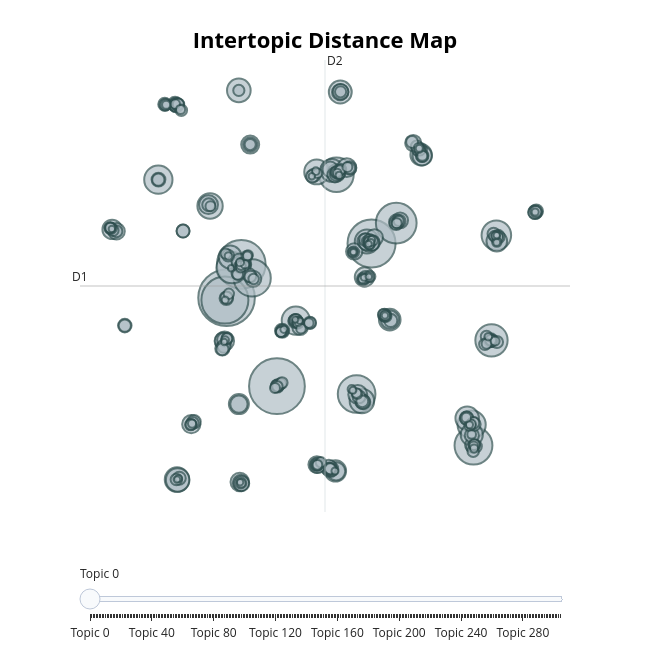

This figure's notebook cell:
### Markdown cell above
## BERTopic

### Code cell
%load_ext cuml.accel

from bertopic import BERTopic
from hdbscan import HDBSCAN
from umap import UMAP
from datasets import load_dataset

# Load IMDb reviews dataset
dataset = load_dataset("imdb", split="train")
docs = dataset["text"]  # List of text documents

# Create instances of GPU-accelerated UMAP and HDBSCAN
umap_model = UMAP(n_components=5, n_neighbors=15, min_dist=0.0)
hdbscan_model = HDBSCAN(min_samples=10, gen_min_span_tree=True, prediction_data=True)

# Pass the above models to be used in BERTopic
topic_model = BERTopic(umap_model=umap_model, hdbscan_model=hdbscan_model)
topics, probs = topic_model.fit_transform(docs)

# Visualize the topics
topic_model.visualize_topics()

### Figure 1 — Plotly figure (JSON) as saved in the notebook; plotly's stock layout.template omitted (floating-point values rounded to 4 significant figures; data arrays with more than 128 entries replaced by an {"elided": "..."} marker saying what was removed)
{"data": [{"customdata": {"elided": "305x3 mixed values"}, "hovertemplate": "<b>Topic %{customdata[0]}</b><br>%{customdata[1]}<br>Size: %{customdata[2]}", "legendgroup": "", "marker": {"color": "#B0BEC5", "line": {"color": "DarkSlateGrey", "width": 2}, "size": {"elided": "305 int values"}, "sizemode": "area", "sizeref": 0.24, "symbol": "circle"}, "mode": "markers", "name": "", "orientation": "v", "showlegend": false, "type": "scatter", "x": {"elided": "305 float values"}, "xaxis": "x", "y": {"elided": "305 float values"}, "yaxis": "y"}], "layout": {"annotations": [{"showarrow": false, "text": "D1", "x": -13.43, "y": 0.4734, "yshift": 10}, {"showarrow": false, "text": "D2", "x": 0.7835, "xshift": 10, "y": 16.01}], "height": 650, "hoverlabel": {"bgcolor": "white", "font": {"family": "Rockwell", "size": 16}}, "legend": {"itemsizing": "constant", "tracegroupgap": 0}, "margin": {"t": 60}, "shapes": [{"line": {"color": "#CFD8DC", "width": 2}, "type": "line", "x0": 0.7835, "x1": 0.7835, "y0": -15.06, "y1": 16.01}, {"line": {"color": "#9E9E9E", "width": 2}, "type": "line", "x0": -13.43, "x1": 14.99, "y0": 0.4734, "y1": 0.4734}], "sliders": [{"active": 0, "pad": {"t": 50}, "steps": [{"args": [{"marker.color": {"elided": "1x305 str values"}}], "label": "Topic 0", "method": "update"}, {"args": [{"marker.color": {"elided": "1x305 str values"}}], "label": "Topic 1", "method": "update"}, {"args": [{"marker.color": {"elided": "1x305 str values"}}], "label": "Topic 2", "method": "update"}, {"args": [{"marker.color": {"elided": "1x305 str values"}}], "label": "Topic 3", "method": "update"}, {"args": [{"marker.color": {"elided": "1x305 str values"}}], "label": "Topic 4", "method": "update"}, {"args": [{"marker.color": {"elided": "1x305 str values"}}], "label": "Topic 5", "method": "update"}, {"args": [{"marker.color": {"elided": "1x305 str values"}}], "label": "Topic 6", "method": "update"}, {"args": [{"marker.color": {"elided": "1x305 str values"}}], "label": "Topic 7", "method": "update"}, {"args": [{"marker.color": {"elided": "1x305 str values"}}], "label": "Topic 8", "method": "update"}, {"args": [{"marker.color": {"elided": "1x305 str values"}}], "label": "Topic 9", "method": "update"}, {"args": [{"marker.color": {"elided": "1x305 str values"}}], "label": "Topic 10", "method": "update"}, {"args": [{"marker.color": {"elided": "1x305 str values"}}], "label": "Topic 11", "method": "update"}, {"args": [{"marker.color": {"elided": "1x305 str values"}}], "label": "Topic 12", "method": "update"}, {"args": [{"marker.color": {"elided": "1x305 str values"}}], "label": "Topic 13", "method": "update"}, {"args": [{"marker.color": {"elided": "1x305 str values"}}], "label": "Topic 14", "method": "update"}, {"args": [{"marker.color": {"elided": "1x305 str values"}}], "label": "Topic 15", "method": "update"}, {"args": [{"marker.color": {"elided": "1x305 str values"}}], "label": "Topic 16", "method": "update"}, {"args": [{"marker.color": {"elided": "1x305 str values"}}], "label": "Topic 17", "method": "update"}, {"args": [{"marker.color": {"elided": "1x305 str values"}}], "label": "Topic 18", "method": "update"}, {"args": [{"marker.color": {"elided": "1x305 str values"}}], "label": "Topic 19", "method": "update"}, {"args": [{"marker.color": {"elided": "1x305 str values"}}], "label": "Topic 20", "method": "update"}, {"args": [{"marker.color": {"elided": "1x305 str values"}}], "label": "Topic 21", "method": "update"}, {"args": [{"marker.color": {"elided": "1x305 str values"}}], "label": "Topic 22", "method": "update"}, {"args": [{"marker.color": {"elided": "1x305 str values"}}], "label": "Topic 23", "method": "update"}, {"args": [{"marker.color": {"elided": "1x305 str values"}}], "label": "Topic 24", "method": "update"}, {"args": [{"marker.color": {"elided": "1x305 str values"}}], "label": "Topic 25", "method": "update"}, {"args": [{"marker.color": {"elided": "1x305 str values"}}], "label": "Topic 26", "method": "update"}, {"args": [{"marker.color": {"elided": "1x305 str values"}}], "label": "Topic 27", "method": "update"}, {"args": [{"marker.color": {"elided": "1x305 str values"}}], "label": "Topic 28", "method": "update"}, {"args": [{"marker.color": {"elided": "1x305 str values"}}], "label": "Topic 29", "method": "update"}, {"args": [{"marker.color": {"elided": "1x305 str values"}}], "label": "Topic 30", "method": "update"}, {"args": [{"marker.color": {"elided": "1x305 str values"}}], "label": "Topic 31", "method": "update"}, {"args": [{"marker.color": {"elided": "1x305 str values"}}], "label": "Topic 32", "method": "update"}, {"args": [{"marker.color": {"elided": "1x305 str values"}}], "label": "Topic 33", "method": "update"}, {"args": [{"marker.color": {"elided": "1x305 str values"}}], "label": "Topic 34", "method": "update"}, {"args": [{"marker.color": {"elided": "1x305 str values"}}], "label": "Topic 35", "method": "update"}, {"args": [{"marker.color": {"elided": "1x305 str values"}}], "label": "Topic 36", "method": "update"}, {"args": [{"marker.color": {"elided": "1x305 str values"}}], "label": "Topic 37", "method": "update"}, {"args": [{"marker.color": {"elided": "1x305 str values"}}], "label": "Topic 38", "method": "update"}, {"args": [{"marker.color": {"elided": "1x305 str values"}}], "label": "Topic 39", "method": "update"}, {"args": [{"marker.color": {"elided": "1x305 str values"}}], "label": "Topic 40", "method": "update"}, {"args": [{"marker.color": {"elided": "1x305 str values"}}], "label": "Topic 41", "method": "update"}, {"args": [{"marker.color": {"elided": "1x305 str values"}}], "label": "Topic 42", "method": "update"}, {"args": [{"marker.color": {"elided": "1x305 str values"}}], "label": "Topic 43", "method": "update"}, {"args": [{"marker.color": {"elided": "1x305 str values"}}], "label": "Topic 44", "method": "update"}, {"args": [{"marker.color": {"elided": "1x305 str values"}}], "label": "Topic 45", "method": "update"}, {"args": [{"marker.color": {"elided": "1x305 str values"}}], "label": "Topic 46", "method": "update"}, {"args": [{"marker.color": {"elided": "1x305 str values"}}], "label": "Topic 47", "method": "update"}, {"args": [{"marker.color": {"elided": "1x305 str values"}}], "label": "Topic 48", "method": "update"}, {"args": [{"marker.color": {"elided": "1x305 str values"}}], "label": "Topic 49", "method": "update"}, {"args": [{"marker.color": {"elided": "1x305 str values"}}], "label": "Topic 50", "method": "update"}, {"args": [{"marker.color": {"elided": "1x305 str values"}}], "label": "Topic 51", "method": "update"}, {"args": [{"marker.color": {"elided": "1x305 str values"}}], "label": "Topic 52", "method": "update"}, {"args": [{"marker.color": {"elided": "1x305 str values"}}], "label": "Topic 53", "method": "update"}, {"args": [{"marker.color": {"elided": "1x305 str values"}}], "label": "Topic 54", "method": "update"}, {"args": [{"marker.color": {"elided": "1x305 str values"}}], "label": "Topic 55", "method": "update"}, {"args": [{"marker.color": {"elided": "1x305 str values"}}], "label": "Topic 56", "method": "update"}, {"args": [{"marker.color": {"elided": "1x305 str values"}}], "label": "Topic 57", "method": "update"}, {"args": [{"marker.color": {"elided": "1x305 str values"}}], "label": "Topic 58", "method": "update"}, {"args": [{"marker.color": {"elided": "1x305 str values"}}], "label": "Topic 59", "method": "update"}, {"args": [{"marker.color": {"elided": "1x305 str values"}}], "label": "Topic 60", "method": "update"}, {"args": [{"marker.color": {"elided": "1x305 str values"}}], "label": "Topic 61", "method": "update"}, {"args": [{"marker.color": {"elided": "1x305 str values"}}], "label": "Topic 62", "method": "update"}, {"args": [{"marker.color": {"elided": "1x305 str values"}}], "label": "Topic 63", "method": "update"}, {"args": [{"marker.color": {"elided": "1x305 str values"}}], "label": "Topic 64", "method": "update"}, {"args": [{"marker.color": {"elided": "1x305 str values"}}], "label": "Topic 65", "method": "update"}, {"args": [{"marker.color": {"elided": "1x305 str values"}}], "label": "Topic 66", "method": "update"}, {"args": [{"marker.color": {"elided": "1x305 str values"}}], "label": "Topic 67", "method": "update"}, {"args": [{"marker.color": {"elided": "1x305 str values"}}], "label": "Topic 68", "method": "update"}, {"args": [{"marker.color": {"elided": "1x305 str values"}}], "label": "Topic 69", "method": "update"}, {"args": [{"marker.color": {"elided": "1x305 str values"}}], "label": "Topic 70", "method": "update"}, {"args": [{"marker.color": {"elided": "1x305 str values"}}], "label": "Topic 71", "method": "update"}, {"args": [{"marker.color": {"elided": "1x305 str values"}}], "label": "Topic 72", "method": "update"}, {"args": [{"marker.color": {"elided": "1x305 str values"}}], "label": "Topic 73", "method": "update"}, {"args": [{"marker.color": {"elided": "1x305 str values"}}], "label": "Topic 74", "method": "update"}, {"args": [{"marker.color": {"elided": "1x305 str values"}}], "label": "Topic 75", "method": "update"}, {"args": [{"marker.color": {"elided": "1x305 str values"}}], "label": "Topic 76", "method": "update"}, {"args": [{"marker.color": {"elided": "1x305 str values"}}], "label": "Topic 77", "method": "update"}, {"args": [{"marker.color": {"elided": "1x305 str values"}}], "label": "Topic 78", "method": "update"}, {"args": [{"marker.color": {"elided": "1x305 str values"}}], "label": "Topic 79", "method": "update"}, {"args": [{"marker.color": {"elided": "1x305 str values"}}], "label": "Topic 80", "method": "update"}, {"args": [{"marker.color": {"elided": "1x305 str values"}}], "label": "Topic 81", "method": "update"}, {"args": [{"marker.color": {"elided": "1x305 str values"}}], "label": "Topic 82", "method": "update"}, {"args": [{"marker.color": {"elided": "1x305 str values"}}], "label": "Topic 83", "method": "update"}, {"args": [{"marker.color": {"elided": "1x305 str values"}}], "label": "Topic 84", "method": "update"}, {"args": [{"marker.color": {"elided": "1x305 str values"}}], "label": "Topic 85", "method": "update"}, {"args": [{"marker.color": {"elided": "1x305 str values"}}], "label": "Topic 86", "method": "update"}, {"args": [{"marker.color": {"elided": "1x305 str values"}}], "label": "Topic 87", "method": "update"}, {"args": [{"marker.color": {"elided": "1x305 str values"}}], "label": "Topic 88", "method": "update"}, {"args": [{"marker.color": {"elided": "1x305 str values"}}], "label": "Topic 89", "method": "update"}, {"args": [{"marker.color": {"elided": "1x305 str values"}}], "label": "Topic 90", "method": "update"}, {"args": [{"marker.color": {"elided": "1x305 str values"}}], "label": "Topic 91", "method": "update"}, {"args": [{"marker.color": {"elided": "1x305 str values"}}], "label": "Topic 92", "method": "update"}, {"args": [{"marker.color": {"elided": "1x305 str values"}}], "label": "Topic 93", "method": "update"}, {"args": [{"marker.color": {"elided": "1x305 str values"}}], "label": "Topic 94", "method": "update"}, {"args": [{"marker.color": {"elided": "1x305 str values"}}], "label": "Topic 95", "method": "update"}, {"args": [{"marker.color": {"elided": "1x305 str values"}}], "label": "Topic 96", "method": "update"}, {"args": [{"marker.color": {"elided": "1x305 str values"}}], "label": "Topic 97", "method": "update"}, {"args": [{"marker.color": {"elided": "1x305 str values"}}], "label": "Topic 98", "method": "update"}, {"args": [{"marker.color": {"elided": "1x305 str values"}}], "label": "Topic 99", "method": "update"}, {"args": [{"marker.color": {"elided": "1x305 str values"}}], "label": "Topic 100", "method": "update"}, {"args": [{"marker.color": {"elided": "1x305 str values"}}], "label": "Topic 101", "method": "update"}, {"args": [{"marker.color": {"elided": "1x305 str values"}}], "label": "Topic 102", "method": "update"}, {"args": [{"marker.color": {"elided": "1x305 str values"}}], "label": "Topic 103", "method": "update"}, {"args": [{"marker.color": {"elided": "1x305 str values"}}], "label": "Topic 104", "method": "update"}, {"args": [{"marker.color": {"elided": "1x305 str values"}}], "label": "Topic 105", "method": "update"}, {"args": [{"marker.color": {"elided": "1x305 str values"}}], "label": "Topic 106", "method": "update"}, {"args": [{"marker.color": {"elided": "1x305 str values"}}], "label": "Topic 107", "method": "update"}, {"args": [{"marker.color": {"elided": "1x305 str values"}}], "label": "Topic 108", "method": "update"}, {"args": [{"marker.color": {"elided": "1x305 str values"}}], "label": "Topic 109", "method": "update"}, {"args": [{"marker.color": {"elided": "1x305 str values"}}], "label": "Topic 110", "method": "update"}, {"args": [{"marker.color": {"elided": "1x305 str values"}}], "label": "Topic 111", "method": "update"}, {"args": [{"marker.color": {"elided": "1x305 str values"}}], "label": "Topic 112", "method": "update"}, {"args": [{"marker.color": {"elided": "1x305 str values"}}], "label": "Topic 113", "method": "update"}, {"args": [{"marker.color": {"elided": "1x305 str values"}}], "label": "Topic 114", "method": "update"}, {"args": [{"marker.color": {"elided": "1x305 str values"}}], "label": "Topic 115", "method": "update"}, {"args": [{"marker.color": {"elided": "1x305 str values"}}], "label": "Topic 116", "method": "update"}, {"args": [{"marker.color": {"elided": "1x305 str values"}}], "label": "Topic 117", "method": "update"}, {"args": [{"marker.color": {"elided": "1x305 str values"}}], "label": "Topic 118", "method": "update"}, {"args": [{"marker.color": {"elided": "1x305 str values"}}], "label": "Topic 119", "method": "update"}, {"args": [{"marker.color": {"elided": "1x305 str values"}}], "label": "Topic 120", "method": "update"}, {"args": [{"marker.color": {"elided": "1x305 str values"}}], "label": "Topic 121", "method": "update"}, {"args": [{"marker.color": {"elided": "1x305 str values"}}], "label": "Topic 122", "method": "update"}, {"args": [{"marker.color": {"elided": "1x305 str values"}}], "label": "Topic 123", "method": "update"}, {"args": [{"marker.color": {"elided": "1x305 str values"}}], "label": "Topic 124", "method": "update"}, {"args": [{"marker.color": {"elided": "1x305 str values"}}], "label": "Topic 125", "method": "update"}, {"args": [{"marker.color": {"elided": "1x305 str values"}}], "label": "Topic 126", "method": "update"}, {"args": [{"marker.color": {"elided": "1x305 str values"}}], "label": "Topic 127", "method": "update"}, {"args": [{"marker.color": {"elided": "1x305 str values"}}], "label": "Topic 128", "method": "update"}, {"args": [{"marker.color": {"elided": "1x305 str values"}}], "label": "Topic 129", "method": "update"}, {"args": [{"marker.color": {"elided": "1x305 str values"}}], "label": "Topic 130", "method": "update"}, {"args": [{"marker.color": {"elided": "1x305 str values"}}], "label": "Topic 131", "method": "update"}, {"args": [{"marker.color": {"elided": "1x305 str values"}}], "label": "Topic 132", "method": "update"}, {"args": [{"marker.color": {"elided": "1x305 str values"}}], "label": "Topic 133", "method": "update"}, {"args": [{"marker.color": {"elided": "1x305 str values"}}], "label": "Topic 134", "method": "update"}, {"args": [{"marker.color": {"elided": "1x305 str values"}}], "label": "Topic 135", "method": "update"}, {"args": [{"marker.color": {"elided": "1x305 str values"}}], "label": "Topic 136", "method": "update"}, {"args": [{"marker.color": {"elided": "1x305 str values"}}], "label": "Topic 137", "method": "update"}, {"args": [{"marker.color": {"elided": "1x305 str values"}}], "label": "Topic 138", "method": "update"}, {"args": [{"marker.color": {"elided": "1x305 str values"}}], "label": "Topic 139", "method": "update"}, {"args": [{"marker.color": {"elided": "1x305 str values"}}], "label": "Topic 140", "method": "update"}, {"args": [{"marker.color": {"elided": "1x305 str values"}}], "label": "Topic 141", "method": "update"}, {"args": [{"marker.color": {"elided": "1x305 str values"}}], "label": "Topic 142", "method": "update"}, {"args": [{"marker.color": {"elided": "1x305 str values"}}], "label": "Topic 143", "method": "update"}, {"args": [{"marker.color": {"elided": "1x305 str values"}}], "label": "Topic 144", "method": "update"}, {"args": [{"marker.color": {"elided": "1x305 str values"}}], "label": "Topic 145", "method": "update"}, {"args": [{"marker.color": {"elided": "1x305 str values"}}], "label": "Topic 146", "method": "update"}, {"args": [{"marker.color": {"elided": "1x305 str values"}}], "label": "Topic 147", "method": "update"}, {"args": [{"marker.color": {"elided": "1x305 str values"}}], "label": "Topic 148", "method": "update"}, {"args": [{"marker.color": {"elided": "1x305 str values"}}], "label": "Topic 149", "method": "update"}, {"args": [{"marker.color": {"elided": "1x305 str values"}}], "label": "Topic 150", "method": "update"}, {"args": [{"marker.color": {"elided": "1x305 str values"}}], "label": "Topic 151", "method": "update"}, {"args": [{"marker.color": {"elided": "1x305 str values"}}], "label": "Topic 152", "method": "update"}, {"args": [{"marker.color": {"elided": "1x305 str values"}}], "label": "Topic 153", "method": "update"}, {"args": [{"marker.color": {"elided": "1x305 str values"}}], "label": "Topic 154", "method": "update"}, {"args": [{"marker.color": {"elided": "1x305 str values"}}], "label": "Topic 155", "method": "update"}, {"args": [{"marker.color": {"elided": "1x305 str values"}}], "label": "Topic 156", "method": "update"}, {"args": [{"marker.color": {"elided": "1x305 str values"}}], "label": "Topic 157", "method": "update"}, {"args": [{"marker.color": {"elided": "1x305 str values"}}], "label": "Topic 158", "method": "update"}, {"args": [{"marker.color": {"elided": "1x305 str values"}}], "label": "Topic 159", "method": "update"}, {"args": [{"marker.color": {"elided": "1x305 str values"}}], "label": "Topic 160", "method": "update"}, {"args": [{"marker.color": {"elided": "1x305 str values"}}], "label": "Topic 161", "method": "update"}, {"args": [{"marker.color": {"elided": "1x305 str values"}}], "label": "Topic 162", "method": "update"}, {"args": [{"marker.color": {"elided": "1x305 str values"}}], "label": "Topic 163", "method": "update"}, {"args": [{"marker.color": {"elided": "1x305 str values"}}], "label": "Topic 164", "method": "update"}, {"args": [{"marker.color": {"elided": "1x305 str values"}}], "label": "Topic 165", "method": "update"}, {"args": [{"marker.color": {"elided": "1x305 str values"}}], "label": "Topic 166", "method": "update"}, {"args": [{"marker.color": {"elided": "1x305 str values"}}], "label": "Topic 167", "method": "update"}, {"args": [{"marker.color": {"elided": "1x305 str values"}}], "label": "Topic 168", "method": "update"}, {"args": [{"marker.color": {"elided": "1x305 str values"}}], "label": "Topic 169", "method": "update"}, {"args": [{"marker.color": {"elided": "1x305 str values"}}], "label": "Topic 170", "method": "update"}, {"args": [{"marker.color": {"elided": "1x305 str values"}}], "label": "Topic 171", "method": "update"}, {"args": [{"marker.color": {"elided": "1x305 str values"}}], "label": "Topic 172", "method": "update"}, {"args": [{"marker.color": {"elided": "1x305 str values"}}], "label": "Topic 173", "method": "update"}, {"args": [{"marker.color": {"elided": "1x305 str values"}}], "label": "Topic 174", "method": "update"}, {"args": [{"marker.color": {"elided": "1x305 str values"}}], "label": "Topic 175", "method": "update"}, {"args": [{"marker.color": {"elided": "1x305 str values"}}], "label": "Topic 176", "method": "update"}, {"args": [{"marker.color": {"elided": "1x305 str values"}}], "label": "Topic 177", "method": "update"}, {"args": [{"marker.color": {"elided": "1x305 str values"}}], "label": "Topic 178", "method": "update"}, {"args": [{"marker.color": {"elided": "1x305 str values"}}], "label": "Topic 179", "method": "update"}, {"args": [{"marker.color": {"elided": "1x305 str values"}}], "label": "Topic 180", "method": "update"}, {"args": [{"marker.color": {"elided": "1x305 str values"}}], "label": "Topic 181", "method": "update"}, {"args": [{"marker.color": {"elided": "1x305 str values"}}], "label": "Topic 182", "method": "update"}, {"args": [{"marker.color": {"elided": "1x305 str values"}}], "label": "Topic 183", "method": "update"}, {"args": [{"marker.color": {"elided": "1x305 str values"}}], "label": "Topic 184", "method": "update"}, {"args": [{"marker.color": {"elided": "1x305 str values"}}], "label": "Topic 185", "method": "update"}, {"args": [{"marker.color": {"elided": "1x305 str values"}}], "label": "Topic 186", "method": "update"}, {"args": [{"marker.color": {"elided": "1x305 str values"}}], "label": "Topic 187", "method": "update"}, {"args": [{"marker.color": {"elided": "1x305 str values"}}], "label": "Topic 188", "method": "update"}, {"args": [{"marker.color": {"elided": "1x305 str values"}}], "label": "Topic 189", "method": "update"}, {"args": [{"marker.color": {"elided": "1x305 str values"}}], "label": "Topic 190", "method": "update"}, {"args": [{"marker.color": {"elided": "1x305 str values"}}], "label": "Topic 191", "method": "update"}, {"args": [{"marker.color": {"elided": "1x305 str values"}}], "label": "Topic 192", "method": "update"}, {"args": [{"marker.color": {"elided": "1x305 str values"}}], "label": "Topic 193", "method": "update"}, {"args": [{"marker.color": {"elided": "1x305 str values"}}], "label": "Topic 194", "method": "update"}, {"args": [{"marker.color": {"elided": "1x305 str values"}}], "label": "Topic 195", "method": "update"}, {"args": [{"marker.color": {"elided": "1x305 str values"}}], "label": "Topic 196", "method": "update"}, {"args": [{"marker.color": {"elided": "1x305 str values"}}], "label": "Topic 197", "method": "update"}, {"args": [{"marker.color": {"elided": "1x305 str values"}}], "label": "Topic 198", "method": "update"}, {"args": [{"marker.color": {"elided": "1x305 str values"}}], "label": "Topic 199", "method": "update"}, {"args": [{"marker.color": {"elided": "1x305 str values"}}], "label": "Topic 200", "method": "update"}, {"args": [{"marker.color": {"elided": "1x305 str values"}}], "label": "Topic 201", "method": "update"}, {"args": [{"marker.color": {"elided": "1x305 str values"}}], "label": "Topic 202", "method": "update"}, {"args": [{"marker.color": {"elided": "1x305 str values"}}], "label": "Topic 203", "method": "update"}, {"args": [{"marker.color": {"elided": "1x305 str values"}}], "label": "Topic 204", "method": "update"}, {"args": [{"marker.color": {"elided": "1x305 str values"}}], "label": "Topic 205", "method": "update"}, {"args": [{"marker.color": {"elided": "1x305 str values"}}], "label": "Topic 206", "method": "update"}, {"args": [{"marker.color": {"elided": "1x305 str values"}}], "label": "Topic 207", "method": "update"}, {"args": [{"marker.color": {"elided": "1x305 str values"}}], "label": "Topic 208", "method": "update"}, {"args": [{"marker.color": {"elided": "1x305 str values"}}], "label": "Topic 209", "method": "update"}, {"args": [{"marker.color": {"elided": "1x305 str values"}}], "label": "Topic 210", "method": "update"}, {"args": [{"marker.color": {"elided": "1x305 str values"}}], "label": "Topic 211", "method": "update"}, {"args": [{"marker.color": {"elided": "1x305 str values"}}], "label": "Topic 212", "method": "update"}, {"args": [{"marker.color": {"elided": "1x305 str values"}}], "label": "Topic 213", "method": "update"}, {"args": [{"marker.color": {"elided": "1x305 str values"}}], "label": "Topic 214", "method": "update"}, {"args": [{"marker.color": {"elided": "1x305 str values"}}], "label": "Topic 215", "method": "update"}, {"args": [{"marker.color": {"elided": "1x305 str values"}}], "label": "Topic 216", "method": "update"}, {"args": [{"marker.color": {"elided": "1x305 str values"}}], "label": "Topic 217", "method": "update"}, {"args": [{"marker.color": {"elided": "1x305 str values"}}], "label": "Topic 218", "method": "update"}, {"args": [{"marker.color": {"elided": "1x305 str values"}}], "label": "Topic 219", "method": "update"}, {"args": [{"marker.color": {"elided": "1x305 str values"}}], "label": "Topic 220", "method": "update"}, {"args": [{"marker.color": {"elided": "1x305 str values"}}], "label": "Topic 221", "method": "update"}, {"args": [{"marker.color": {"elided": "1x305 str values"}}], "label": "Topic 222", "method": "update"}, {"args": [{"marker.color": {"elided": "1x305 str values"}}], "label": "Topic 223", "method": "update"}, {"args": [{"marker.color": {"elided": "1x305 str values"}}], "label": "Topic 224", "method": "update"}, {"args": [{"marker.color": {"elided": "1x305 str values"}}], "label": "Topic 225", "method": "update"}, {"args": [{"marker.color": {"elided": "1x305 str values"}}], "label": "Topic 226", "method": "update"}, {"args": [{"marker.color": {"elided": "1x305 str values"}}], "label": "Topic 227", "method": "update"}, {"args": [{"marker.color": {"elided": "1x305 str values"}}], "label": "Topic 228", "method": "update"}, {"args": [{"marker.color": {"elided": "1x305 str values"}}], "label": "Topic 229", "method": "update"}, {"args": [{"marker.color": {"elided": "1x305 str values"}}], "label": "Topic 230", "method": "update"}, {"args": [{"marker.color": {"elided": "1x305 str values"}}], "label": "Topic 231", "method": "update"}, {"args": [{"marker.color": {"elided": "1x305 str values"}}], "label": "Topic 232", "method": "update"}, {"args": [{"marker.color": {"elided": "1x305 str values"}}], "label": "Topic 233", "method": "update"}, {"args": [{"marker.color": {"elided": "1x305 str values"}}], "label": "Topic 234", "method": "update"}, {"args": [{"marker.color": {"elided": "1x305 str values"}}], "label": "Topic 235", "method": "update"}, {"args": [{"marker.color": {"elided": "1x305 str values"}}], "label": "Topic 236", "method": "update"}, {"args": [{"marker.color": {"elided": "1x305 str values"}}], "label": "Topic 237", "method": "update"}, {"args": [{"marker.color": {"elided": "1x305 str values"}}], "label": "Topic 238", "method": "update"}, {"args": [{"marker.color": {"elided": "1x305 str values"}}], "label": "Topic 239", "method": "update"}, {"args": [{"marker.color": {"elided": "1x305 str values"}}], "label": "Topic 240", "method": "update"}, {"args": [{"marker.color": {"elided": "1x305 str values"}}], "label": "Topic 241", "method": "update"}, {"args": [{"marker.color": {"elided": "1x305 str values"}}], "label": "Topic 242", "method": "update"}, {"args": [{"marker.color": {"elided": "1x305 str values"}}], "label": "Topic 243", "method": "update"}, {"args": [{"marker.color": {"elided": "1x305 str values"}}], "label": "Topic 244", "method": "update"}, {"args": [{"marker.color": {"elided": "1x305 str values"}}], "label": "Topic 245", "method": "update"}, {"args": [{"marker.color": {"elided": "1x305 str values"}}], "label": "Topic 246", "method": "update"}, {"args": [{"marker.color": {"elided": "1x305 str values"}}], "label": "Topic 247", "method": "update"}, {"args": [{"marker.color": {"elided": "1x305 str values"}}], "label": "Topic 248", "method": "update"}, {"args": [{"marker.color": {"elided": "1x305 str values"}}], "label": "Topic 249", "method": "update"}, {"args": [{"marker.color": {"elided": "1x305 str values"}}], "label": "Topic 250", "method": "update"}, {"args": [{"marker.color": {"elided": "1x305 str values"}}], "label": "Topic 251", "method": "update"}, {"args": [{"marker.color": {"elided": "1x305 str values"}}], "label": "Topic 252", "method": "update"}, {"args": [{"marker.color": {"elided": "1x305 str values"}}], "label": "Topic 253", "method": "update"}, {"args": [{"marker.color": {"elided": "1x305 str values"}}], "label": "Topic 254", "method": "update"}, {"args": [{"marker.color": {"elided": "1x305 str values"}}], "label": "Topic 255", "method": "update"}, {"args": [{"marker.color": {"elided": "1x305 str values"}}], "label": "Topic 256", "method": "update"}, {"args": [{"marker.color": {"elided": "1x305 str values"}}], "label": "Topic 257", "method": "update"}, {"args": [{"marker.color": {"elided": "1x305 str values"}}], "label": "Topic 258", "method": "update"}, {"args": [{"marker.color": {"elided": "1x305 str values"}}], "label": "Topic 259", "method": "update"}, {"args": [{"marker.color": {"elided": "1x305 str values"}}], "label": "Topic 260", "method": "update"}, {"args": [{"marker.color": {"elided": "1x305 str values"}}], "label": "Topic 261", "method": "update"}, {"args": [{"marker.color": {"elided": "1x305 str values"}}], "label": "Topic 262", "method": "update"}, {"args": [{"marker.color": {"elided": "1x305 str values"}}], "label": "Topic 263", "method": "update"}, {"args": [{"marker.color": {"elided": "1x305 str values"}}], "label": "Topic 264", "method": "update"}, {"args": [{"marker.color": {"elided": "1x305 str values"}}], "label": "Topic 265", "method": "update"}, {"args": [{"marker.color": {"elided": "1x305 str values"}}], "label": "Topic 266", "method": "update"}, {"args": [{"marker.color": {"elided": "1x305 str values"}}], "label": "Topic 267", "method": "update"}, {"args": [{"marker.color": {"elided": "1x305 str values"}}], "label": "Topic 268", "method": "update"}, {"args": [{"marker.color": {"elided": "1x305 str values"}}], "label": "Topic 269", "method": "update"}, {"args": [{"marker.color": {"elided": "1x305 str values"}}], "label": "Topic 270", "method": "update"}, {"args": [{"marker.color": {"elided": "1x305 str values"}}], "label": "Topic 271", "method": "update"}, {"args": [{"marker.color": {"elided": "1x305 str values"}}], "label": "Topic 272", "method": "update"}, {"args": [{"marker.color": {"elided": "1x305 str values"}}], "label": "Topic 273", "method": "update"}, {"args": [{"marker.color": {"elided": "1x305 str values"}}], "label": "Topic 274", "method": "update"}, {"args": [{"marker.color": {"elided": "1x305 str values"}}], "label": "Topic 275", "method": "update"}, {"args": [{"marker.color": {"elided": "1x305 str values"}}], "label": "Topic 276", "method": "update"}, {"args": [{"marker.color": {"elided": "1x305 str values"}}], "label": "Topic 277", "method": "update"}, {"args": [{"marker.color": {"elided": "1x305 str values"}}], "label": "Topic 278", "method": "update"}, {"args": [{"marker.color": {"elided": "1x305 str values"}}], "label": "Topic 279", "method": "update"}, {"args": [{"marker.color": {"elided": "1x305 str values"}}], "label": "Topic 280", "method": "update"}, {"args": [{"marker.color": {"elided": "1x305 str values"}}], "label": "Topic 281", "method": "update"}, {"args": [{"marker.color": {"elided": "1x305 str values"}}], "label": "Topic 282", "method": "update"}, {"args": [{"marker.color": {"elided": "1x305 str values"}}], "label": "Topic 283", "method": "update"}, {"args": [{"marker.color": {"elided": "1x305 str values"}}], "label": "Topic 284", "method": "update"}, {"args": [{"marker.color": {"elided": "1x305 str values"}}], "label": "Topic 285", "method": "update"}, {"args": [{"marker.color": {"elided": "1x305 str values"}}], "label": "Topic 286", "method": "update"}, {"args": [{"marker.color": {"elided": "1x305 str values"}}], "label": "Topic 287", "method": "update"}, {"args": [{"marker.color": {"elided": "1x305 str values"}}], "label": "Topic 288", "method": "update"}, {"args": [{"marker.color": {"elided": "1x305 str values"}}], "label": "Topic 289", "method": "update"}, {"args": [{"marker.color": {"elided": "1x305 str values"}}], "label": "Topic 290", "method": "update"}, {"args": [{"marker.color": {"elided": "1x305 str values"}}], "label": "Topic 291", "method": "update"}, {"args": [{"marker.color": {"elided": "1x305 str values"}}], "label": "Topic 292", "method": "update"}, {"args": [{"marker.color": {"elided": "1x305 str values"}}], "label": "Topic 293", "method": "update"}, {"args": [{"marker.color": {"elided": "1x305 str values"}}], "label": "Topic 294", "method": "update"}, {"args": [{"marker.color": {"elided": "1x305 str values"}}], "label": "Topic 295", "method": "update"}, {"args": [{"marker.color": {"elided": "1x305 str values"}}], "label": "Topic 296", "method": "update"}, {"args": [{"marker.color": {"elided": "1x305 str values"}}], "label": "Topic 297", "method": "update"}, {"args": [{"marker.color": {"elided": "1x305 str values"}}], "label": "Topic 298", "method": "update"}, {"args": [{"marker.color": {"elided": "1x305 str values"}}], "label": "Topic 299", "method": "update"}, {"args": [{"marker.color": {"elided": "1x305 str values"}}], "label": "Topic 300", "method": "update"}, {"args": [{"marker.color": {"elided": "1x305 str values"}}], "label": "Topic 301", "method": "update"}, {"args": [{"marker.color": {"elided": "1x305 str values"}}], "label": "Topic 302", "method": "update"}, {"args": [{"marker.color": {"elided": "1x305 str values"}}], "label": "Topic 303", "method": "update"}, {"args": [{"marker.color": {"elided": "1x305 str values"}}], "label": "Topic 304", "method": "update"}]}], "title": {"font": {"color": "Black", "size": 22}, "text": "<b>Intertopic Distance Map</b>", "x": 0.5, "xanchor": "center", "y": 0.95, "yanchor": "top"}, "width": 650, "xaxis": {"anchor": "y", "domain": [0, 1], "range": [-13.43, 14.99], "title": {"text": ""}, "visible": false}, "yaxis": {"anchor": "x", "domain": [0, 1], "range": [-15.06, 16.01], "title": {"text": ""}, "visible": false}}}
